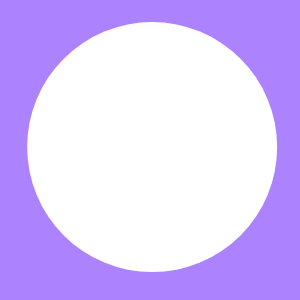
Frame 1 (no input)
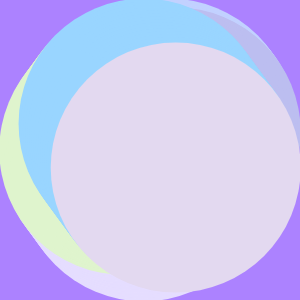
Frame 60 (no input)
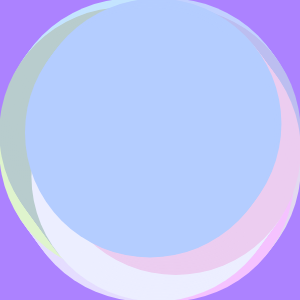
Frame 120 (the mouse pressed at the canvas centre since frame 60)

The p5.js sketch that drew these frames (run headless with seeded random() and noise() and a simulated clock; from frame 60 on, the mouse is pressed at the canvas centre):

// p5.js sketch
// ── sketch.js
var ball;

function setup() {
  createCanvas(300, 300);
  background(250);
  ball = new Ball();
  background(random(90,200),random(90,205), 255);
}

function draw() {

  ball.move();
  ball.bounce();
  ball.show();
}


function Ball() {
  this.pos = createVector(width/2, height/2);
  this.vel = createVector(random(-5, 5), random(-5, 5));
  this.d = 250;


  this.show = function() {
   noStroke()
   ellipse(this.pos.x, this.pos.y, this.d);


  }



  this.move = function() {
    this.pos.add(this.vel);
  }



  this.bounce = function() {
    if (this.pos.x < 125) {
      this.vel.x = this.vel.x * -1;
        fill(random(150,255),random(200,255), 205);
    }
    if (this.pos.y < 125) {
      this.vel.y = this.vel.y * -1;
        fill(random(150,205),random(200,230), 255);
    }
     if (this.pos.x > 175) {
      this.vel.x = this.vel.x * -1;
        fill(random(170,245),random(180,235), 240);
    }
    if (this.pos.y > 175 ) {
      this.vel.y = this.vel.y * -1;
        fill(random(220,255),random(190,255), 255);
      ;
    }
  }
}
